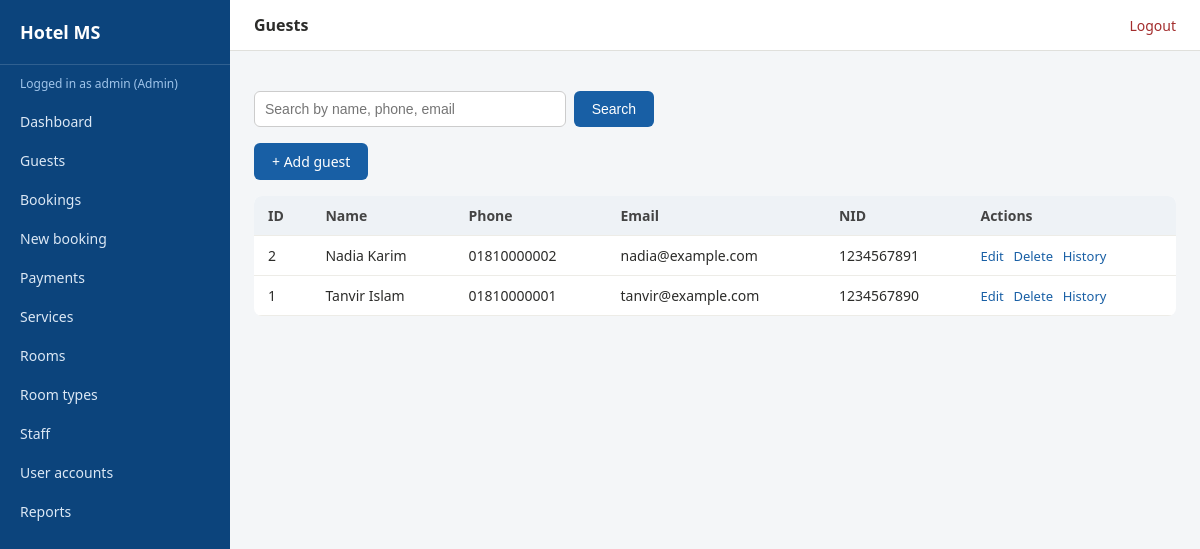
Screenshot of /guests/list.php (signed in) with the database file from the repository.
### tables this page shows
CREATE TABLE Guest (
    GuestID INT AUTO_INCREMENT PRIMARY KEY,
    Name VARCHAR(60) NOT NULL,
    Phone VARCHAR(20),
    Email VARCHAR(60),
    Address VARCHAR(150),
    NID VARCHAR(30),
    CreatedAt TIMESTAMP DEFAULT CURRENT_TIMESTAMP
);

### includes/functions.php (called while the page is built, shortened)
<?php
function e($str) {
    return htmlspecialchars($str ?? '', ENT_QUOTES, 'UTF-8');
}

### guests/list.php (the view, shortened to what this page needs)
<?php
require_once __DIR__ . '/../includes/init.php';
$q = trim($_GET['q'] ?? '');
if ($q !== '') {
    $stmt = $pdo->prepare("SELECT * FROM Guest WHERE Name LIKE ? OR Phone LIKE ? OR Email LIKE ? ORDER BY GuestID DESC");
    $like = "%$q%";
    $stmt->execute([$like, $like, $like]);
} else {
    $stmt = $pdo->query("SELECT * FROM Guest ORDER BY GuestID DESC");
}
$guests = $stmt->fetchAll();
require __DIR__ . '/../includes/header.php';
require __DIR__ . '/../includes/sidebar.php';
?>
<form method="get" class="mt" style="margin-bottom:16px;display:flex;gap:8px;max-width:400px">
  <input type="text" name="q" placeholder="Search by name, phone, email" value="<?= e($q) ?>">
  <button class="btn" type="submit">Search</button>
</form>
<a class="btn" href="add.php">+ Add guest</a>
<table class="mt">
<tr><th>ID</th><th>Name</th><th>Phone</th><th>Email</th><th>NID</th><th>Actions</th></tr>
<?php foreach ($guests as $g): ?>
<tr>
  <td><?= $g['GuestID'] ?></td>
  <td><?= e($g['Name']) ?></td>
  <td><?= e($g['Phone']) ?></td>
  <td><?= e($g['Email']) ?></td>
  <td><?= e($g['NID']) ?></td>
  <td class="actions">
    <a href="edit.php?id=<?= $g['GuestID'] ?>">Edit</a>
    <a href="delete.php?id=<?= $g['GuestID'] ?>" onclick="return confirm('Delete this guest?')">Delete</a>
    <a href="../bookings/list.php?guest=<?= $g['GuestID'] ?>">History</a>
  </td>
</tr>
<?php endforeach; ?>
</table>
<?php require __DIR__ . '/../includes/footer.php'; ?>

### assets/css/style.css (style rules this page uses)
* { box-sizing: border-box; margin: 0; padding: 0; }
body { font-family: 'Segoe UI', Arial, sans-serif; background: #f4f6f8; color: #2c2c2a; }
a { text-decoration: none; color: #185fa5; }
table { width: 100%; border-collapse: collapse; background: #fff; border-radius: 8px; overflow: hidden; }
th, td { text-align: left; padding: 10px 14px; border-bottom: 1px solid #edece7; font-size: 14px; }
th { background: #eef2f6; color: #444; font-weight: 600; }
input, select, textarea { width: 100%; padding: 9px 10px; border: 1px solid #ccc; border-radius: 6px; font-size: 14px; }
.btn { display: inline-block; background: #185fa5; color: #fff; border: none; padding: 9px 18px; border-radius: 6px; cursor: pointer; font-size: 14px; }
.actions a, .actions button { margin-right: 6px; font-size: 13px; }
.mt { margin-top: 16px; }

### rows the page displays
guest: GuestID "2", Name "Nadia Karim", Phone "01810000002", Email "nadia@example.com", NID "1234567891"
guest: GuestID "1", Name "Tanvir Islam", Phone "01810000001", Email "tanvir@example.com", NID "1234567890"

### other values shown
$_SESSION['user']['Username'] "admin"
$role "Admin"
$pageTitle "Guests"
